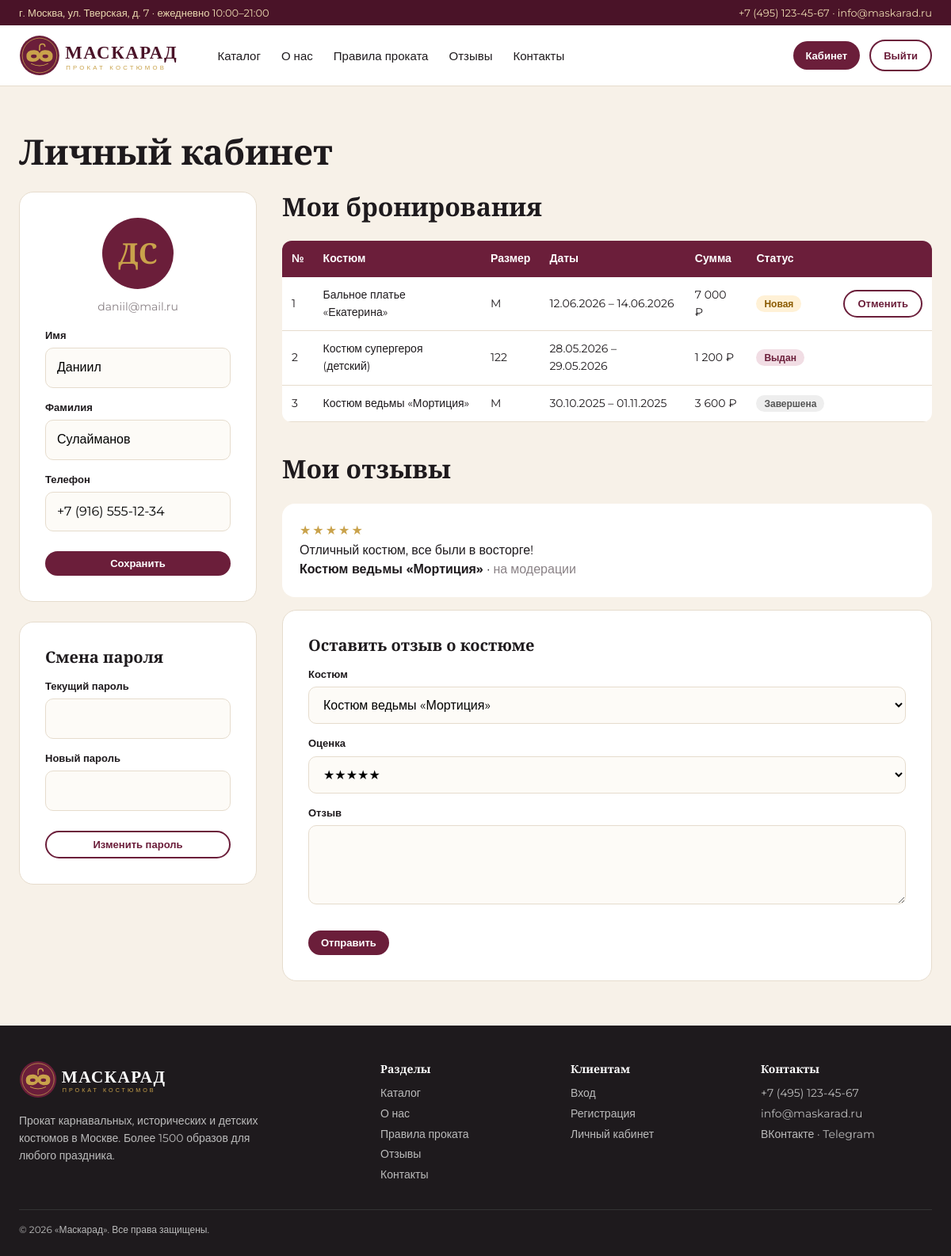
Page /account.php (signed in) on the earlier database version.
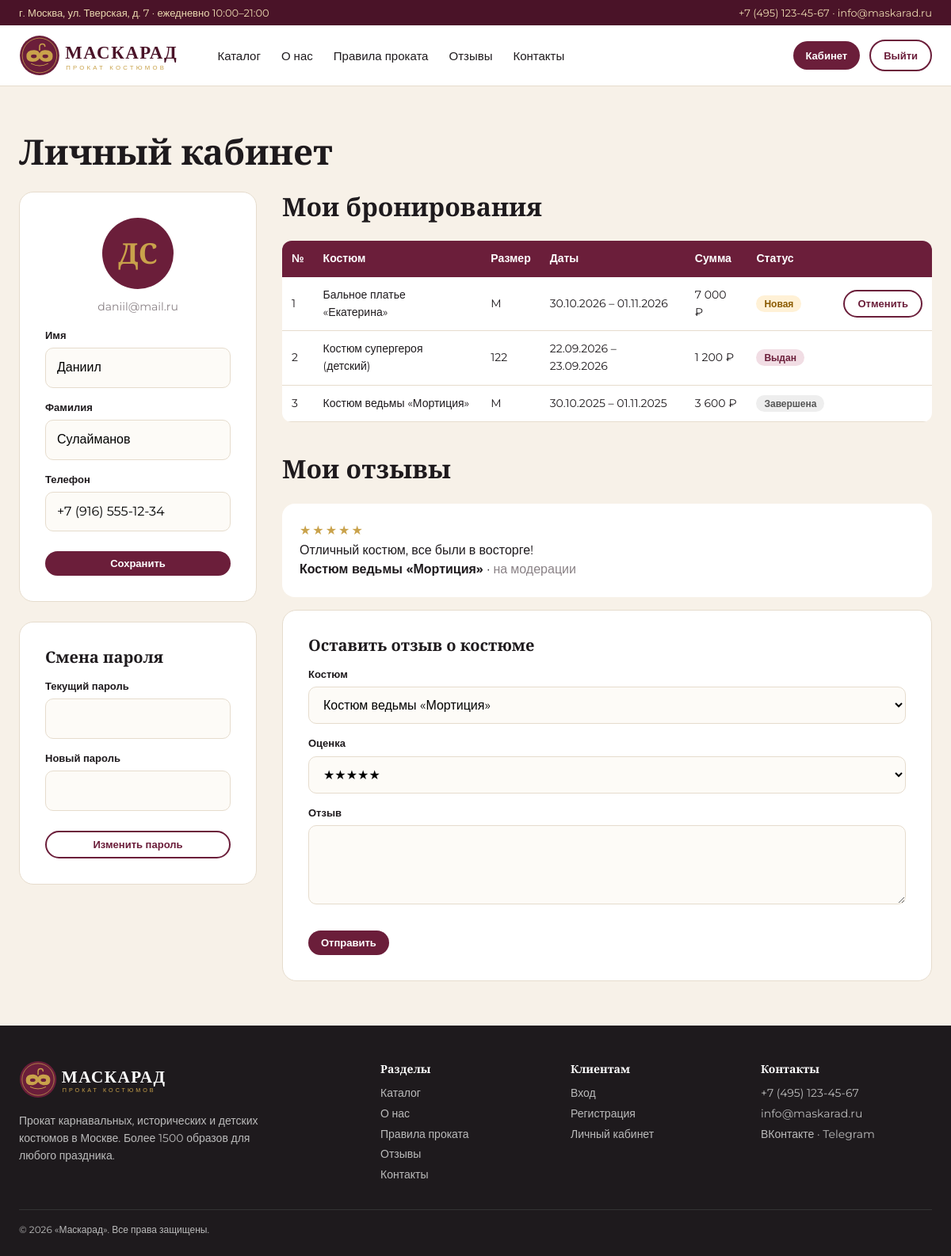
Same page on the later database version.
### tables this page shows
CREATE TABLE users (
  user_id INT AUTO_INCREMENT PRIMARY KEY,
  role_id INT NOT NULL DEFAULT 2,
  first_name VARCHAR(50) NOT NULL,
  last_name VARCHAR(50) NOT NULL,
  email VARCHAR(100) NOT NULL UNIQUE,
  phone VARCHAR(20) NOT NULL,
  password_hash VARCHAR(255) NOT NULL,
  created_at DATETIME NOT NULL DEFAULT CURRENT_TIMESTAMP,
  FOREIGN KEY (role_id) REFERENCES roles(role_id)
);

CREATE TABLE bookings (
  booking_id INT AUTO_INCREMENT PRIMARY KEY,
  user_id INT NOT NULL,
  costume_id INT NOT NULL,
  status_id INT NOT NULL DEFAULT 1,
  size VARCHAR(10) NOT NULL,
  date_from DATE NOT NULL,
  date_to DATE NOT NULL,
  total_price DECIMAL(10,2) NOT NULL,
  comment VARCHAR(255),
  created_at DATETIME NOT NULL DEFAULT CURRENT_TIMESTAMP,
  FOREIGN KEY (user_id) REFERENCES users(user_id) ON DELETE CASCADE,
  FOREIGN KEY (costume_id) REFERENCES costumes(costume_id) ON DELETE CASCADE,
  FOREIGN KEY (status_id) REFERENCES booking_statuses(status_id)
);

CREATE TABLE costumes (
  costume_id INT AUTO_INCREMENT PRIMARY KEY,
  category_id INT NOT NULL,
  costume_name VARCHAR(100) NOT NULL,
  description TEXT,
  gender ENUM('Женский','Мужской','Унисекс','Детский') NOT NULL,
  sizes VARCHAR(50) NOT NULL,
  price_per_day DECIMAL(8,2) NOT NULL,
  deposit DECIMAL(8,2) NOT NULL,
  image_url VARCHAR(255),
  FOREIGN KEY (category_id) REFERENCES categories(category_id) ON DELETE RESTRICT
);

CREATE TABLE booking_statuses (
  status_id INT AUTO_INCREMENT PRIMARY KEY,
  status_name VARCHAR(30) NOT NULL UNIQUE
);

CREATE TABLE reviews (
  review_id INT AUTO_INCREMENT PRIMARY KEY,
  user_id INT NOT NULL,
  costume_id INT NOT NULL,
  rating TINYINT NOT NULL CHECK (rating BETWEEN 1 AND 5),
  review_text TEXT NOT NULL,
  is_approved TINYINT(1) NOT NULL DEFAULT 0,
  created_at DATETIME NOT NULL DEFAULT CURRENT_TIMESTAMP,
  FOREIGN KEY (user_id) REFERENCES users(user_id) ON DELETE CASCADE,
  FOREIGN KEY (costume_id) REFERENCES costumes(costume_id) ON DELETE CASCADE
);

### includes/db.php (called while the page is built, shortened)
<?php
function e($s) { return htmlspecialchars((string)$s, ENT_QUOTES, 'UTF-8'); }
function current_user() { return $_SESSION['user'] ?? null; }
function money($v) { return number_format((float)$v, 0, ',', ' ') . ' ₽'; }
function stars($n) { $n = (int)round($n); return str_repeat('★', $n) . str_repeat('☆', 5 - $n); }

### account.php (the view, shortened to what this page needs)
<?php
require 'includes/db.php';
$uid = current_user()['user_id'];
$st = $pdo->prepare('SELECT * FROM users WHERE user_id = ?'); $st->execute([$uid]); $u = $st->fetch();
$st = $pdo->prepare('SELECT b.*, c.costume_name, c.costume_id, s.status_name FROM bookings b JOIN costumes c USING(costume_id)
    JOIN booking_statuses s USING(status_id) WHERE b.user_id = ? ORDER BY b.date_from DESC');
$st->execute([$uid]); $bookings = $st->fetchAll();
$st = $pdo->prepare('SELECT r.*, c.costume_name FROM reviews r JOIN costumes c USING(costume_id) WHERE r.user_id = ? ORDER BY created_at DESC');
$st->execute([$uid]); $myReviews = $st->fetchAll();
$stat = ['Новая' => 's-new', 'Подтверждена' => 's-ok', 'Выдан' => 's-out', 'Завершена' => 's-done', 'Отменена' => 's-done'];
require 'includes/header.php';
?>
<section><div class="wrap">
  <h1 style="margin-bottom:24px">Личный кабинет</h1>
  <div class="grid" style="grid-template-columns:300px 1fr;gap:32px">
    <div>
      <form class="form" method="post" data-validate novalidate>
        <div style="width:90px;height:90px;border-radius:50%;background:var(--wine);color:var(--gold);font:700 36px 'Playfair Display';display:flex;align-items:center;justify-content:center;margin:0 auto 12px"><?= e(mb_substr($u['first_name'], 0, 1) . mb_substr($u['last_name'], 0, 1)) ?></div>
        <p style="text-align:center;color:var(--grey);font-size:14px"><?= e($u['email']) ?></p>
        <label>Имя</label><input name="first_name" value="<?= e($u['first_name']) ?>" data-rules="required name">
        <label>Фамилия</label><input name="last_name" value="<?= e($u['last_name']) ?>" data-rules="required name">
        <label>Телефон</label><input name="phone" data-phone value="<?= e($u['phone']) ?>" data-rules="required phone">
        <br><br><button class="btn sm" style="width:100%">Сохранить</button>
      </form><br>
      <form class="form" method="post" data-validate novalidate>
        <h3>Смена пароля</h3><input type="hidden" name="action" value="password">
        <label>Текущий пароль</label><input type="password" name="old" data-rules="required">
        <label>Новый пароль</label><input type="password" name="new" data-rules="required password">
        <br><br><button class="btn line sm" style="width:100%">Изменить пароль</button>
      </form>
    </div>
    <div>
      <h2>Мои бронирования</h2>
      <div class="tbl-wrap"><table class="t">
        <tr><th>№</th><th>Костюм</th><th>Размер</th><th>Даты</th><th>Сумма</th><th>Статус</th><th></th></tr>
        <?php foreach ($bookings as $b): ?>
          <tr><td><?= $b['booking_id'] ?></td><td><a href="costume.php?id=<?= $b['costume_id'] ?>"><?= e($b['costume_name']) ?></a></td><td><?= e($b['size']) ?></td>
            <td><?= date('d.m.Y', strtotime($b['date_from'])) ?> – <?= date('d.m.Y', strtotime($b['date_to'])) ?></td><td><?= money($b['total_price']) ?></td>
            <td><span class="st <?= $stat[$b['status_name']] ?>"><?= e($b['status_name']) ?></span></td>
            <td><?php if (in_array($b['status_id'], [1, 2])): ?>
              <form method="post" onsubmit="return confirm('Отменить бронирование?')"><button class="btn line sm">Отменить</button></form>
            <?php endif; ?></td></tr>
        <?php endforeach; ?>
      </table></div>
      <h2 style="margin-top:40px">Мои отзывы</h2>
      <?php foreach ($myReviews as $r): ?>
        <div class="rev" style="margin-bottom:10px"><div class="stars"><?= stars($r['rating']) ?></div><p><?= e($r['review_text']) ?></p>
          <b><?= e($r['costume_name']) ?></b> · <span style="color:var(--grey)"><?= $r['is_approved'] ? 'опубликован' : 'на модерации' ?></span></div>
      <?php endforeach; ?>
      <?php $done = array_filter($bookings, fn($b) => $b['status_id'] == 4); if ($done): ?>
        <form class="form" method="post" style="margin-top:16px"><h3>Оставить отзыв о костюме</h3><input type="hidden" name="action" value="review">
          <label>Костюм</label><select name="costume_id"><?php foreach ($done as $b): ?><option value="<?= $b['costume_id'] ?>"><?= e($b['costume_name']) ?></option><?php endforeach; ?></select>
          <label>Оценка</label><select name="rating"><?php for ($i = 5; $i >= 1; $i--): ?><option value="<?= $i ?>"><?= stars($i) ?></option><?php endfor; ?></select>
          <label>Отзыв</label><textarea name="review_text" rows="3" required></textarea><br><br><button class="btn sm">Отправить</button></form>
      <?php endif; ?>
    </div>
  </div>
</div></section>
<?php require 'includes/footer.php'; ?>

### includes/header.php (shortened to what this page needs)
<?php
$page = basename($_SERVER['PHP_SELF']);
$nav = ['catalog.php' => 'Каталог', 'about.php' => 'О нас', 'rules.php' => 'Правила проката', 'reviews.php' => 'Отзывы', 'contacts.php' => 'Контакты'];
?><!DOCTYPE html>
<html lang="ru">
<head>
  <link rel="stylesheet" href="css/style.css">
</head>
<body>
<div class="top"><div class="wrap"><span>г. Москва, ул. Тверская, д. 7 · ежедневно 10:00–21:00</span><span>+7 (495) 123-45-67 · info@maskarad.ru</span></div></div>
<header class="hd"><div class="wrap">
  <a class="logo" href="index.php"><img src="img/logo.svg" alt="Маскарад — прокат костюмов"></a>
  <nav class="menu">
    <?php foreach ($nav as $href => $text): ?>
      <a href="<?= $href ?>" class="<?= $href === $page ? 'on' : '' ?>"><?= $text ?></a>
    <?php endforeach; ?>
  </nav>
  <div class="acts">
    <?php if (current_user()): ?>
      <a class="btn sm" href="account.php">Кабинет</a>
      <a class="btn line sm" href="logout.php">Выйти</a>
    <?php else: ?>
      <a class="btn line sm" href="login.php">Войти</a>
      <a class="btn sm" href="register.php">Регистрация</a>
    <?php endif; ?>
  </div>
</div></header>

### includes/footer.php (shortened to what this page needs)
<footer><div class="wrap">
  <div class="grid">
    <div><img src="img/logo-white.svg" style="height:48px" alt="Маскарад">
      <p style="margin-top:12px;max-width:320px">Прокат карнавальных, исторических и детских костюмов в Москве. Более 1500 образов для любого праздника.</p></div>
    <div><h4>Разделы</h4><?php foreach ($nav as $href => $text): ?><a href="<?= $href ?>"><?= $text ?></a><?php endforeach; ?></div>
    <div><h4>Клиентам</h4><a href="login.php">Вход</a><a href="register.php">Регистрация</a><a href="account.php">Личный кабинет</a></div>
    <div><h4>Контакты</h4><a href="tel:+74951234567">+7 (495) 123-45-67</a><a href="mailto:info@maskarad.ru">info@maskarad.ru</a><a>ВКонтакте · Telegram</a></div>
  </div>
  <div class="cp">© 2026 «Маскарад». Все права защищены.</div>
</div></footer>
</body>
</html>

### css/style.css (style rules this page uses)
:root { --wine:#6B1E3A;--wine-d:#4A1328;--gold:#C9A24B;--cream:#F7F1E8;--ink:#1E1A1D;--teal:#2F6F6B;--grey:#8A8286;--line:#E6DCCD }
* { box-sizing:border-box;margin:0;padding:0 }
body { font-family:Montserrat,Arial,sans-serif;color:var(--ink);background:var(--cream);font-size:16px;line-height:1.55 }
a { color:inherit;text-decoration:none }
h1,h2,h3 { font-family:'Playfair Display',Georgia,serif;font-weight:700;line-height:1.2 }
h1 { font-size:44px }
h2 { font-size:32px;margin-bottom:24px }
h3 { font-size:20px }
.wrap { max-width:1200px;margin:0 auto;padding:0 24px }
.top { background:var(--wine-d);color:#EBD9B0;font-size:13px }
.top .wrap { display:flex;justify-content:space-between;padding:6px 24px }
header.hd { background:#fff;border-bottom:1px solid var(--line);position:sticky;top:0;z-index:5 }
header.hd .wrap { display:flex;align-items:center;gap:32px;height:76px }
.logo img { height:52px;display:block }
nav.menu { display:flex;gap:26px;flex:1;font-weight:500;font-size:15px }
.hd .acts { display:flex;gap:12px;align-items:center }
.btn { display:inline-block;background:var(--wine);color:#fff;padding:12px 26px;border-radius:30px;font-weight:600;font-size:15px;border:0;cursor:pointer }
.btn.line { background:transparent;border:2px solid var(--wine);color:var(--wine) }
.btn.sm { padding:8px 16px;font-size:13px }
section { padding:56px 0 }
.grid { display:grid;gap:24px }
.rev { background:#fff;border-radius:16px;padding:22px }
.stars { color:var(--gold);letter-spacing:2px }
.form { background:#fff;border-radius:18px;padding:32px;border:1px solid var(--line) }
label { display:block;font-size:13px;font-weight:600;margin:14px 0 6px }
input,select,textarea { width:100%;padding:12px 14px;border:1px solid var(--line);border-radius:10px;font:inherit;background:#FDFBF7 }
table.t { width:100%;border-collapse:collapse;background:#fff;border-radius:12px;overflow:hidden;font-size:14px }
.t th { background:var(--wine);color:#fff;text-align:left;padding:12px;font-weight:600 }
.t td { padding:12px;border-bottom:1px solid var(--line) }
.st { padding:3px 10px;border-radius:20px;font-size:12px;font-weight:600 }
.s-new { background:#FFF1D6;color:#8A5A00 }
.s-out { background:#F1DDE4;color:var(--wine) }
.s-done { background:#EEE;color:#555 }
footer { background:var(--ink);color:#bbb;padding:44px 0 24px;font-size:14px }
footer .grid { grid-template-columns:2fr 1fr 1fr 1fr }
footer h4 { color:#fff;margin-bottom:10px;font-family:'Playfair Display' }
footer a { display:block;margin:4px 0 }
footer .cp { border-top:1px solid #333;margin-top:28px;padding-top:16px;font-size:12px }
.tbl-wrap { overflow-x:auto }

Differences in the rows shown:
changed bookings "Бальное платье «Екатерина»": date_from "12.06.2026" → "30.10.2026"; date_to "14.06.2026" → "01.11.2026"
changed bookings "Костюм супергероя (детский)": date_from "28.05.2026" → "22.09.2026"; date_to "29.05.2026" → "23.09.2026"
